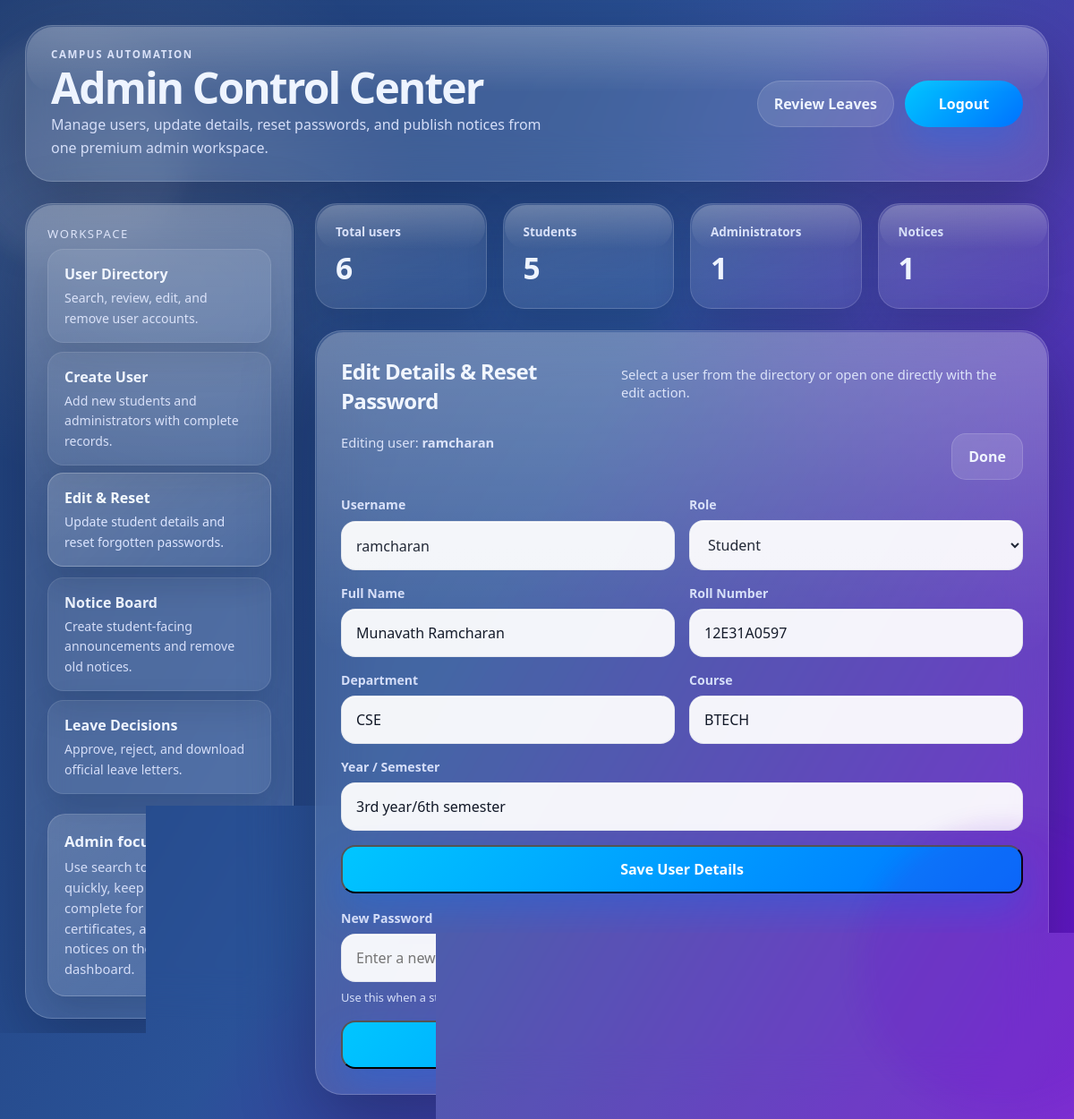
The page /admin?edit=ramcharan (signed in) on the database its author committed.
### tables this page shows
CREATE TABLE users (
        id INTEGER PRIMARY KEY AUTOINCREMENT,
        username TEXT UNIQUE,
        password TEXT,
        role TEXT
    , full_name TEXT, roll_number TEXT, department TEXT, course TEXT, year_semester TEXT);

### app/routes/admin_routes.py (the view)
@router.get("/admin", response_class=HTMLResponse)
def admin_page(request: Request):
    if not request.session.get("role") == "admin":
        return RedirectResponse("/login", status_code=303)
    db = get_db()
    cursor = db.cursor()
    search = request.query_params.get("search", "").strip()
    edit_username = request.query_params.get("edit", "").strip()
    if search:
        like_query = f"%{search}%"
        cursor.execute(
            """
            SELECT username, role, full_name, roll_number, department, course, year_semester
            FROM users
            WHERE username LIKE ?
               OR role LIKE ?
               OR COALESCE(full_name, '') LIKE ?
               OR COALESCE(roll_number, '') LIKE ?
               OR COALESCE(department, '') LIKE ?
               OR COALESCE(course, '') LIKE ?
               OR COALESCE(year_semester, '') LIKE ?
            ORDER BY role DESC, username ASC
            """,
            (like_query, like_query, like_query, like_query, like_query, like_query, like_query)
        )
    else:
        cursor.execute(
            """
            SELECT username, role, full_name, roll_number, department, course, year_semester
            FROM users
            ORDER BY role DESC, username ASC
            """
        )
    users = cursor.fetchall()
    notices = cursor.execute(
        """
        SELECT id, title, content, created_at, created_by
        FROM notices
        ORDER BY datetime(created_at) DESC, id DESC
        """
    ).fetchall()
    selected_user = None
    if edit_username:
        cursor.execute(
            """
            SELECT username, role, full_name, roll_number, department, course, year_semester
            FROM users
            WHERE username = ?
            """,
            (edit_username,)
        )
        selected_user = cursor.fetchone()
    msg = request.query_params.get("msg")
    return templates.TemplateResponse(request, "admin.html", {
        "users": users,
        "msg": msg,
        "search": search,
        "selected_user": selected_user,
        "notices": notices,
    })

### templates/admin.html (shortened to what this page needs)
<!DOCTYPE html>
<html lang="en">
<head>
</head>
<body data-active-section="{% if selected_user %}editSection{% else %}usersSection{% endif %}">
    {% set total_users = users|length %}
    {% set admin_stats = namespace(admins=0, students=0) %}
    {% for user in users %}
        {% if user["role"] == "admin" %}{% set admin_stats.admins = admin_stats.admins + 1 %}{% else %}{% set admin_stats.students = admin_stats.students + 1 %}{% endif %}
    {% endfor %}
    <div class="shell">
        <header class="topbar">
            <div class="brand">
                <p class="eyebrow">Campus Automation</p>
                <h1 class="title">Admin Control Center</h1>
                <p class="subtitle">Manage users, update details, reset passwords, and publish notices from one premium admin workspace.</p>
            </div>
            <div class="top-actions">
                <a class="top-link secondary" href="/admin/leaves">Review Leaves</a>
                <a class="top-link primary" href="/logout">Logout</a>
            </div>
        </header>
        <div class="layout">
            <aside class="panel sidebar">
                <div>
                    <p class="nav-title">Workspace</p>
                    <div class="nav-list">
                        <button type="button" class="nav-button active" data-target="usersSection"><strong>User Directory</strong><span>Search, review, edit, and remove user accounts.</span></button>
                        <button type="button" class="nav-button" data-target="createSection"><strong>Create User</strong><span>Add new students and administrators with complete records.</span></button>
                        <button type="button" class="nav-button" data-target="editSection"><strong>Edit & Reset</strong><span>Update student details and reset forgotten passwords.</span></button>
                        <button type="button" class="nav-button" data-target="noticeSection"><strong>Notice Board</strong><span>Create student-facing announcements and remove old notices.</span></button>
                        <a class="nav-anchor" href="/admin/leaves"><strong>Leave Decisions</strong><span>Approve, reject, and download official leave letters.</span></a>
                    </div>
                </div>
                <div class="sidebar-note">
                    <h3>Admin focus</h3>
                    <p>Use search to find students quickly, keep profile data complete for bonafide certificates, and publish timely notices on the student dashboard.</p>
                </div>
            </aside>
            <main class="content">
                <section class="stats">
                    <div class="panel stat-card"><span>Total users</span><strong>{{ total_users }}</strong></div>
                    <div class="panel stat-card"><span>Students</span><strong>{{ admin_stats.students }}</strong></div>
                    <div class="panel stat-card"><span>Administrators</span><strong>{{ admin_stats.admins }}</strong></div>
                    <div class="panel stat-card"><span>Notices</span><strong>{{ notices|length }}</strong></div>
                </section>
                <section id="editSection" class="panel section hidden">
                    <div class="section-head"><h2>Edit Details & Reset Password</h2><p>Select a user from the directory or open one directly with the edit action.</p></div>
                    {% if selected_user %}
                    <div class="toolbar"><div class="toolbar-note">Editing user: <strong>{{ selected_user["username"] }}</strong></div><a class="action-btn" href="/admin">Done</a></div>
                    <form method="post" action="/admin/update-user" class="form-grid">
                        <div class="field"><label>Username</label><input class="input" type="text" value="{{ selected_user['username'] }}" readonly></div>
                        <div class="field"><label for="edit_role">Role</label><select id="edit_role" class="select role-selector" name="role"><option value="student" {% if selected_user["role"] == "student" %}selected{% endif %}>Student</option><option value="admin" {% if selected_user["role"] == "admin" %}selected{% endif %}>Admin</option></select></div>
                        <div class="field"><label for="edit_full_name">Full Name</label><input id="edit_full_name" class="input student-detail" type="text" name="full_name" value="{{ selected_user['full_name'] or '' }}"></div>
                        <div class="field"><label for="edit_roll_number">Roll Number</label><input id="edit_roll_number" class="input student-detail" type="text" name="roll_number" value="{{ selected_user['roll_number'] or '' }}"></div>
                        <div class="field"><label for="edit_department">Department</label><input id="edit_department" class="input student-detail" type="text" name="department" value="{{ selected_user['department'] or '' }}"></div>
                        <div class="field"><label for="edit_course">Course</label><input id="edit_course" class="input student-detail" type="text" name="course" value="{{ selected_user['course'] or '' }}"></div>
                        <div class="field full"><label for="edit_year_semester">Year / Semester</label><input id="edit_year_semester" class="input student-detail" type="text" name="year_semester" value="{{ selected_user['year_semester'] or '' }}"></div>
                        <div class="field full"><button class="submit" type="submit">Save User Details</button></div>
                    </form>
                    <div style="height:18px;"></div>
                    <form method="post" action="/admin/reset-password" class="form-grid">
                        <div class="field full"><label for="new_password">New Password</label><input id="new_password" class="input" type="password" name="new_password" placeholder="Enter a new password for this user"><p class="field-note">Use this when a student forgets their password. The new password takes effect immediately.</p></div>
                        <div class="field full"><button class="submit" type="submit">Reset Password</button></div>
                    </form>
                    {% else %}
                    <div class="empty">Choose an Edit action from the user directory to update details or reset a password.</div>
                    {% endif %}
                </section>
            </main>
        </div>
    </div>
</body>
</html>

### rows shown on the page
users: username "ramcharan", role "Student", full_name "Munavath Ramcharan", roll_number "12E31A0597", department "CSE", course "BTECH", year_semester "3rd year/6th semester"

### other values the page prints
{{ total_users }} "6"
{{ admin_stats.students }} "5"
{{ admin_stats.admins }} "1"
{{ notices|length }} "1"
